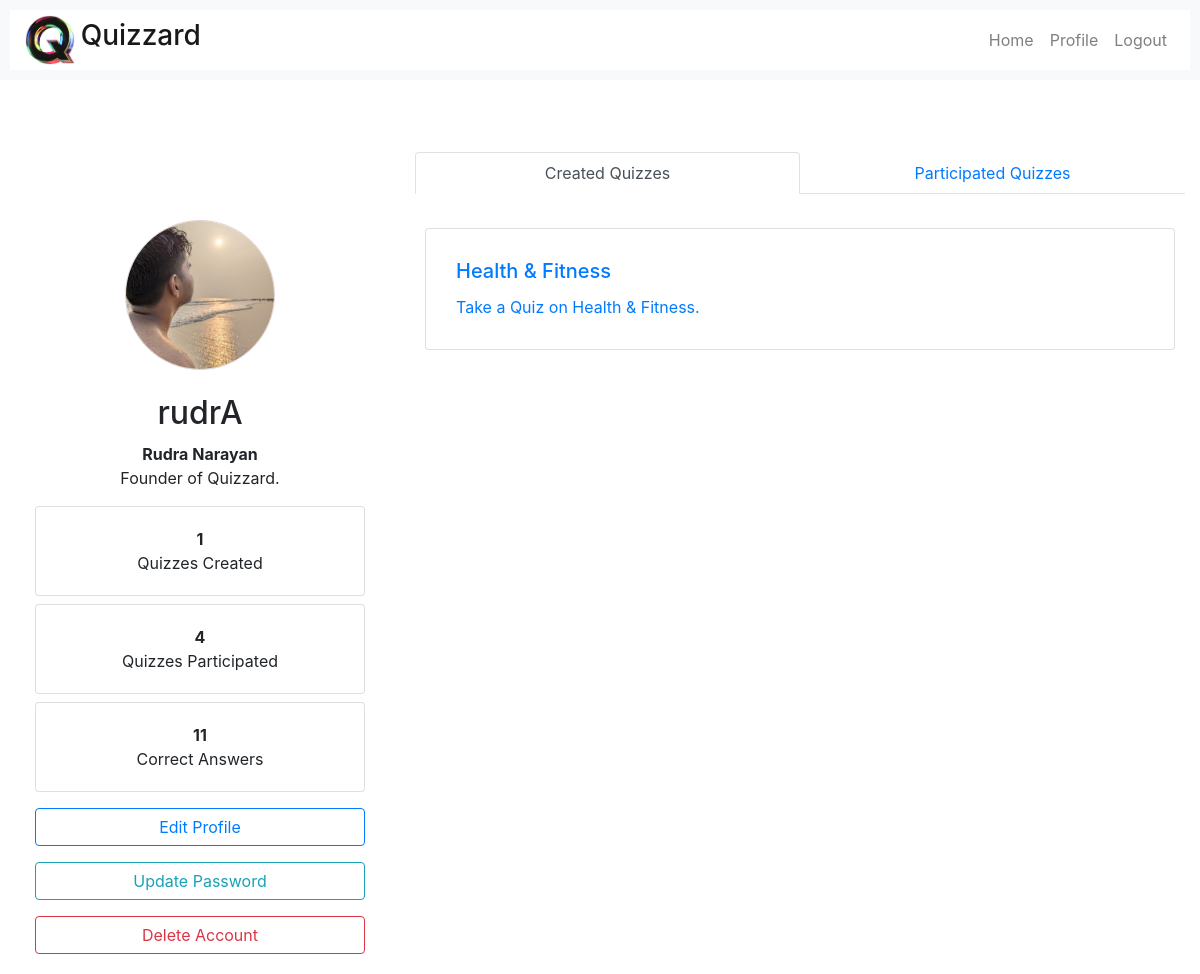
The page /userprofile/profile/rudrA/ (signed in) on the database its author committed.
### userprofile/models.py (models this page shows)
class UserProfileModel(models.Model):
    user = models.OneToOneField(get_user_model(), on_delete=models.CASCADE, related_name="UserProfileModel_user",null=True)
    profile_picture = models.ImageField(upload_to="profile_pictures/",null=True, blank=True)
    bio = models.TextField(null=True, blank=True)
    updated_at = models.DateTimeField(auto_now=True)
    created_at = models.DateTimeField(auto_now_add=True,editable=False)
    def has_profile_pic(self):
        return bool(self.profile_picture and hasattr(self.profile_picture,'url'))

### quizzes/models.py (models this page shows)
class QuizModel(models.Model):
    title = models.CharField(max_length=255)
    author = models.ForeignKey(get_user_model(), on_delete=models.CASCADE, related_name="QuizModel_user",null=True)
    quiz_picture = models.ImageField(upload_to="quiz_pictures/",null=True, blank=True)
    description = models.TextField(null=True,blank=True)
    no_of_questions= models.IntegerField(default=0)
    duration_minutes = models.IntegerField(default=10)
    created_at = models.DateTimeField(auto_now_add=True)

### userprofile/views.py (the view)
# urls.py: path('profile/<str:username>/',profile_view,name="profile_view"),
@login_required
def profile_view(request, username):
    user_instance = get_object_or_404(get_user_model(), username=username)
    is_user_profile = request.user.username == username
    user_achievement = UserAchievementModel.objects.filter(user=user_instance).first()
    quizzes_created = QuizModel.objects.filter(author=user_instance)
    quizzes_participated = ParticipationModel.objects.filter(user=user_instance)
    data = {
        "is_user_profile": is_user_profile,
        "quizzes_created_count": quizzes_created.count(),
        "quizzes_participated_count": quizzes_participated.count(),
        "correct_answers_count": user_achievement.correct_answers if user_achievement else 0,
        "achievement": user_achievement.description if user_achievement else "No achievements yet.",
        "user_created": quizzes_created,
        "user_participated": quizzes_participated,
    }
    return render(request, 'profile.html', context={"request": request, "user": user_instance, "data": data})

### userprofile/templates/profile.html (shortened to what this page needs)
{% extends "base.html" %}
{% block body %}
{% include "navbar.html" %}
<div class="container mt-5 pt-4">
  <div class="row">
    <div class="col-md-4 text-center">
      <div class="card-body  mt-5" style="padding: 20px;">
        <a href="#">
          {% if user.UserProfileModel_user.has_profile_pic %}
          <img src="{{ user.UserProfileModel_user.profile_picture.url }}" class="profile-img rounded-circle mb-3"
            alt="Profile Image"
            style="width: 150px; height: 150px; object-fit: cover; border: 1px solid rgb(224, 211, 211);">
          {% else %}
          <img
            src="https://filestore.community.support.microsoft.com/api/images/0ce956b2-9787-4756-a580-299568810730?upload=true"
            class="profile-img rounded-circle mb-3" alt="Profile Image"
            style="width: 150px; height: 150px; object-fit: cover; border: 1px solid rgb(224, 211, 211);">
          {% endif %}
        </a>
        <h2 class="mt-2">{{ user.username }}</h2>
        <p><strong>{{ user.first_name }} {{ user.last_name }}</strong><br />{{ user.UserProfileModel_user.bio }}</p>
        <div class="row text-center mb-3">
          <div class="col-12 mb-2">
            <div class="card" style="margin: 0; padding: 10px;">
              <div class="card-body" style="padding: 10px;">
                <strong>{{ data.quizzes_created_count }}</strong><br>Quizzes Created
              </div>
            </div>
          </div>
          <div class="col-12 mb-2">
            <div class="card" style="margin: 0; padding: 10px;">
              <div class="card-body" style="padding: 10px;">
                <strong>{{ data.quizzes_participated_count }}</strong><br>Quizzes Participated
              </div>
            </div>
          </div>
          <div class="col-12">
            <div class="card" style="margin: 0; padding: 10px;">
              <div class="card-body" style="padding: 10px;">
                <strong>{{ data.correct_answers_count }}</strong><br>Correct Answers
              </div>
            </div>
          </div>
        </div>
        {% if data.is_user_profile %}
        <a href="{% url 'update_user_profile' %}" class="btn btn-outline-primary btn-block mt-3">Edit Profile</a>
        <a href="{% url 'update_password_view' %}" class="btn btn-outline-info btn-block mt-3">Update Password</a>
        <a href="{% url 'delete_profile_view' %}" class="btn btn-outline-danger btn-block mt-3">Delete Account</a>
        {% endif %}
      </div>
    </div>
    <div class="col-md-8">
      <ul class="nav nav-tabs" id="myTab" role="tablist">
        <li class="nav-item">
          <a class="nav-link active" id="created-tab" data-toggle="tab" href="#created" role="tab"
            aria-controls="created" aria-selected="true">Created Quizzes</a>
        </li>
        <li class="nav-item">
          <a class="nav-link" id="participated-tab" data-toggle="tab" href="#participated" role="tab"
            aria-controls="participated" aria-selected="false">Participated Quizzes</a>
        </li>
      </ul>
      <div class="tab-content">
        <div class="tab-pane fade show active" id="created" role="tabpanel" aria-labelledby="created-tab">
          <div class="row mt-4">
            {% if data.quizzes_created_count != 0 %}
            {% for quiz in data.user_created %}
            <div class="col-12 mb-4">
              <div class="card post-card">
                <a href="{% url 'quiz_detail' quiz.id %}">
                  <div class="card-body">
                    <h5 class="card-title">{{ quiz.title }}</h5>
                    <p class="card-text">{{ quiz.description }}</p>
                  </div>
                </a>
              </div>
            </div>
            {% endfor %}
            {% else %}
            <div class="col-12 mt-4 text-center">
              <strong>No Quizzes Created Yet...</strong>
            </div>
            {% endif %}
          </div>
        </div>
      </div>
    </div>
  </div>
</div>
{% endblock %}

### userprofile/templates/styles.html (style rules this page uses)
.container { max-width: 1400px; margin: 0 auto; background: white; background-size: 600% 600%; }
.btn-block { width: 100%; }
.text-center { text-align: center; }
h2 { margin-top: 10px; margin-bottom: 10px; }
.card { margin-top: 60px; }
.profile-img { width: 150px; height: 150px; object-fit: cover; border-radius: 50%; border: 1px solid rgb(224, 211, 211); }
.btn-block { margin-top: 5px; }
.card-body { padding: 20px; }
.nav-tabs .nav-item { width: 50%; text-align: center; align-items: left; }
.card { margin: 10px; padding: 10px; }
.mb-3 { margin-bottom: 1rem; }
.mt-2 { margin-top: 0.5rem; }

### rows shown on the page
QuizModel: title "Health & Fitness", description "Take a Quiz on Health & Fitness."

### other values the page prints
{{ user.username }} "rudrA"
{{ user.first_name }} "Rudra"
{{ user.last_name }} "Narayan"
{{ user.UserProfileModel_user.bio }} "Founder of Quizzard."
{{ data.quizzes_created_count }} "1"
{{ data.quizzes_participated_count }} "4"
{{ data.correct_answers_count }} "11"
